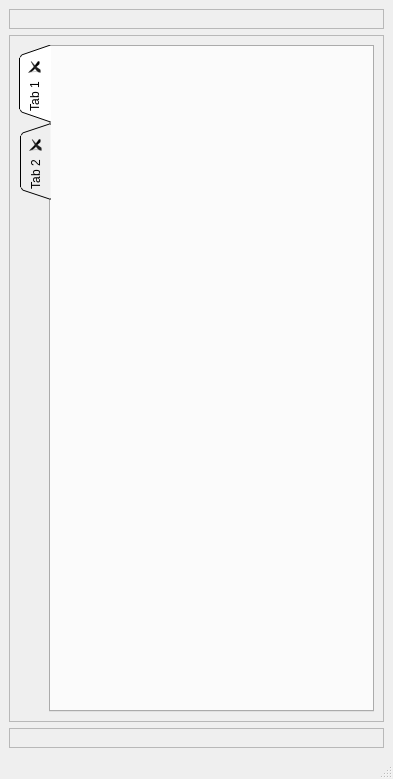
<?xml version="1.0" encoding="UTF-8"?>
<ui version="4.0">
 <class>MainWindow</class>
 <widget class="QMainWindow" name="MainWindow">
  <property name="geometry">
   <rect>
    <x>0</x>
    <y>0</y>
    <width>393</width>
    <height>779</height>
   </rect>
  </property>
  <property name="sizePolicy">
   <sizepolicy hsizetype="Expanding" vsizetype="Expanding">
    <horstretch>0</horstretch>
    <verstretch>0</verstretch>
   </sizepolicy>
  </property>
  <property name="windowTitle">
   <string>MainWindow</string>
  </property>
  <property name="documentMode">
   <bool>false</bool>
  </property>
  <property name="dockNestingEnabled">
   <bool>false</bool>
  </property>
  <widget class="QWidget" name="base">
   <layout class="QVBoxLayout" name="verticalLayout">
    <item>
     <widget class="QFrame" name="top_frame">
      <property name="frameShape">
       <enum>QFrame::StyledPanel</enum>
      </property>
      <property name="frameShadow">
       <enum>QFrame::Raised</enum>
      </property>
      <layout class="QVBoxLayout" name="verticalLayout_4"/>
     </widget>
    </item>
    <item>
     <widget class="QFrame" name="mid_frame">
      <property name="sizePolicy">
       <sizepolicy hsizetype="Expanding" vsizetype="Expanding">
        <horstretch>0</horstretch>
        <verstretch>0</verstretch>
       </sizepolicy>
      </property>
      <property name="frameShape">
       <enum>QFrame::StyledPanel</enum>
      </property>
      <property name="frameShadow">
       <enum>QFrame::Raised</enum>
      </property>
      <layout class="QVBoxLayout" name="verticalLayout_2">
       <item>
        <widget class="QTabWidget" name="tabWidget">
         <property name="sizePolicy">
          <sizepolicy hsizetype="Expanding" vsizetype="Expanding">
           <horstretch>0</horstretch>
           <verstretch>0</verstretch>
          </sizepolicy>
         </property>
         <property name="tabPosition">
          <enum>QTabWidget::West</enum>
         </property>
         <property name="tabShape">
          <enum>QTabWidget::Triangular</enum>
         </property>
         <property name="currentIndex">
          <number>0</number>
         </property>
         <property name="documentMode">
          <bool>false</bool>
         </property>
         <property name="tabsClosable">
          <bool>true</bool>
         </property>
         <property name="tabBarAutoHide">
          <bool>true</bool>
         </property>
         <widget class="QWidget" name="tab">
          <attribute name="title">
           <string>Tab 1</string>
          </attribute>
         </widget>
         <widget class="QWidget" name="tab_2">
          <attribute name="title">
           <string>Tab 2</string>
          </attribute>
         </widget>
        </widget>
       </item>
      </layout>
     </widget>
    </item>
    <item>
     <widget class="QFrame" name="bottom_frame">
      <property name="frameShape">
       <enum>QFrame::StyledPanel</enum>
      </property>
      <property name="frameShadow">
       <enum>QFrame::Raised</enum>
      </property>
      <layout class="QVBoxLayout" name="verticalLayout_3"/>
     </widget>
    </item>
   </layout>
  </widget>
  <widget class="QStatusBar" name="statusbar"/>
 </widget>
 <resources/>
 <connections/>
</ui>
